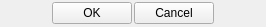
<?xml version="1.0" encoding="UTF-8"?>
<ui version="4.0">
 <class>FBtnOkCancel</class>
 <widget class="QWidget" name="FBtnOkCancel">
  <property name="geometry">
   <rect>
    <x>0</x>
    <y>0</y>
    <width>266</width>
    <height>27</height>
   </rect>
  </property>
  <property name="windowTitle">
   <string/>
  </property>
  <layout class="QHBoxLayout" name="horizontalLayout">
   <property name="spacing">
    <number>2</number>
   </property>
   <property name="leftMargin">
    <number>2</number>
   </property>
   <property name="topMargin">
    <number>2</number>
   </property>
   <property name="rightMargin">
    <number>2</number>
   </property>
   <property name="bottomMargin">
    <number>2</number>
   </property>
   <item>
    <spacer name="horizontalSpacer">
     <property name="orientation">
      <enum>Qt::Horizontal</enum>
     </property>
     <property name="sizeHint" stdset="0">
      <size>
       <width>40</width>
       <height>20</height>
      </size>
     </property>
    </spacer>
   </item>
   <item>
    <widget class="QPushButton" name="btnOK">
     <property name="text">
      <string>OK</string>
     </property>
    </widget>
   </item>
   <item>
    <widget class="QPushButton" name="btnCancel">
     <property name="text">
      <string>Cancel</string>
     </property>
    </widget>
   </item>
   <item>
    <spacer name="horizontalSpacer_2">
     <property name="orientation">
      <enum>Qt::Horizontal</enum>
     </property>
     <property name="sizeHint" stdset="0">
      <size>
       <width>40</width>
       <height>20</height>
      </size>
     </property>
    </spacer>
   </item>
  </layout>
 </widget>
 <resources/>
 <connections/>
</ui>
